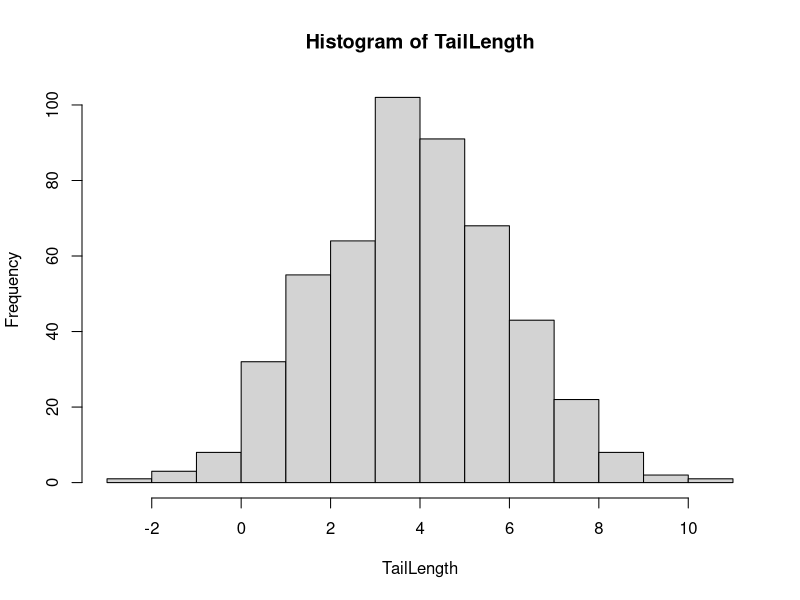
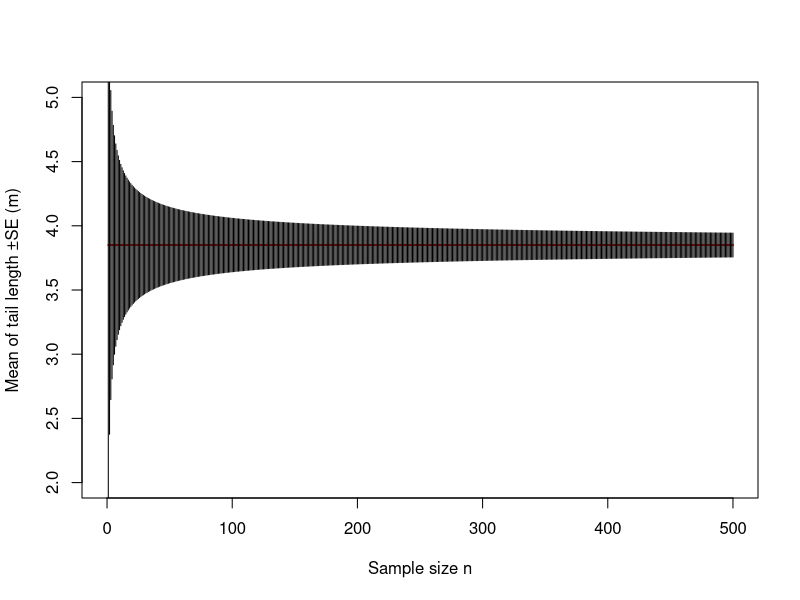
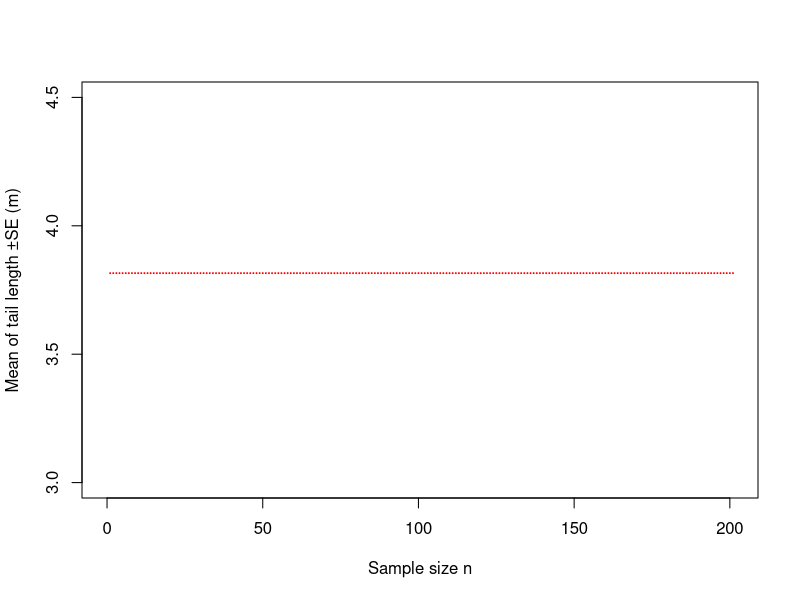

Write R code to recreate these figures, in order. (Note: this script raises an error after producing the figures.)
# Preamble
rm(list=ls())
d <- read.table("../data/SparrowSize.txt", header=TRUE)
str(d)

# Standard Error
d <- read.table("../data/SparrowSize.txt", header=TRUE)
d1<-subset(d, d$Tarsus!="NA")
seTarsus<-sqrt(var(d1$Tarsus)/length(d1$Tarsus))
seTarsus

# SE for 2001
d12001<-subset(d1, d1$Year==2001)
seTarsus2001<-sqrt(var(d12001$Tarsus)/length(d12001$Tarsus))
seTarsus2001

#Setting a random tail test and performing test statistics
rm(list=ls())
TailLength <-rnorm(500,mean=3.8, sd=2)
summary(TailLength)
var(TailLength)
sd(TailLength)
hist(TailLength)
dev.off()

x<-1:length(TailLength)
y<-mean(TailLength)+0*x
min(TailLength)
max(TailLength)
plot(x,y, cex=0.03, ylim=c(2,5),xlim=c(0,500), xlab="Sample size n", ylab="Mean of tail length ±SE (m)", col="red")
SE<-c(1)
mu <- c(1)
for (n in 1:length(TailLength)) {
    d<-sample(TailLength, n, replace=FALSE)
    mu[n]<-mean(TailLength)
    SE[n]<-sd(TailLength)/sqrt(n)
}
head(SE)
head(mu)
up<-mu+SE
down<-mu-SE
x<-1:length(SE)
segments(x, up, x1=x, y1=down, lty=1)

rm(list=ls())
TailLength<-rnorm(201,mean=3.8, sd=2)
length(TailLength)

x<-1:201
y<-mean(TailLength)+0*x
plot(x,y, cex=0.03, ylim=c(3,4.5),xlim=c(0,201), xlab="Sample size n", ylab="Mean of tail length ±SE (m)", col="red")
n<-seq(from=1, to=201, by=10)
n
SE<-c(1)
mu<-c(1)
for (i in 1:length(TailLength)) {
    d<-sample(TailLength, n[i], replace=FALSE)
    mu[i]<-mean(TailLength)
    SE[i]<-sd(TailLength)/sqrt(n[i])
}
up<-mu+SE
down<-mu-SE
length(up)

plot(x,y, cex=0.03, ylim=c(3,4.5),xlim=c(0,201), xlab="Sample size n", ylab="Mean of tail length ±SE (m)", col="red")
points(n,mu,cex=0.3, col="red")
segments(n, up, x1=n, y1=down, lty=1)


# Exercises
rm(list=ls())
d <- read.table("../data/SparrowSize.txt", header=TRUE)
d1<-subset(d, d$Tarsus!="NA" & d$Mass!="NA" & d$Wing!="NA" & d$Bill!="NA")

#SE errors
seTarsus<-sqrt(var(d1$Tarsus)/length(d1$Tarsus))
seTarsus
seMass<-sqrt(var(d1$Mass)/length(d1$Mass))
seMass
seWing<-sqrt(var(d1$Wing)/length(d1$Wing))
seWing
seBill<-sqrt(var(d1$Bill)/length(d1$Bill))
seBill

d2001<-subset(d, d$Year==2001)
se <- function(x) {
  sqrt(var(x, na.rm = TRUE) / sum(!is.na(x)))
}

se_Tarsus <- se(d2001$Tarsus)
se_Tarsus
se_Mass   <- se(d2001$Mass)
se_Mass
se_Wing   <- se(d2001$Wing)
se_Wing
se_Bill   <- se(d2001$Bill)
se_Bill

#No 2001 bird has bill length recorded

# Confidence Interval

ci95 <- function(x) {
  m  <- mean(x, na.rm = TRUE)
  s  <- se(x)
  n  <- sum(!is.na(x))
  t_crit <- qt(0.95, df = n - 1)
  lower <- m - t_crit * s
  upper <- m + t_crit * s
  c(mean = m, lower_CI = lower, upper_CI = upper)
}

results <- sapply(d2001[, c("Tarsus", "Mass", "Wing")], ci95)
results <- as.data.frame(t(results))
results
